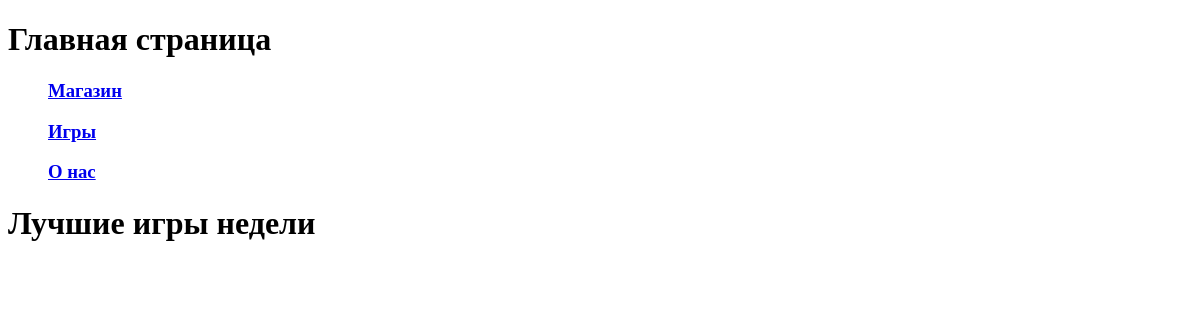
The page /games/ on the database as committed earlier.
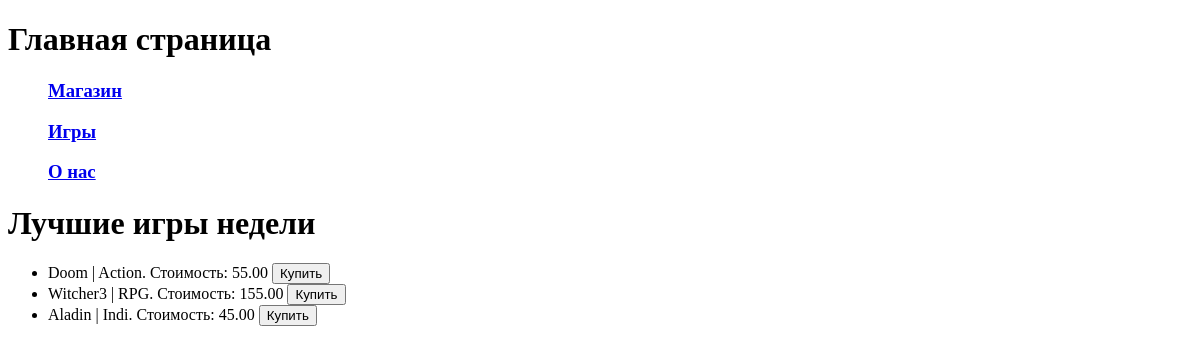
The same page on the database as committed later.
### task1/models.py (models this page shows)
class Game(models.Model):
    title = models.CharField(max_length=40)
    cost = models.DecimalField(max_digits=5, decimal_places=2)
    size = models.DecimalField(max_digits=5, decimal_places=2)
    description = models.TextField()
    age_limited = models.BooleanField(default=False)
    buyer = models.ManyToManyField(Buyer)

### task1/views.py (the view)
# urls.py: path('games/', games),
def games(request):
    games_ = Game.objects.all()
    context = {
        'games_': games_,
    }
    return render(request, 'games.html', context)

### templates/games.html
{% extends 'menu.html' %}
{% block pagename%}
    {{ block.super }}
{% endblock %}
{% block menu%}
    {{ block.super }}
{% endblock %}
{% block content%}
    <h1>Лучшие игры недели</h1>
    <ul>
        {% for i in games_ %}
            <li> {{i.title}} | {{i.description}}. Стоимость: {{i.cost}} <button>Купить</button></li>
        {%endfor%}
    </ul>
{% endblock %}

### templates/menu.html (shortened to what this page needs)
<!DOCTYPE html>
<html lang="en">
<head>
</head>
<body>
    <pagename>
        {% block pagename%}
            <h1>Главная страница</h1>
        {% endblock %}
    </pagename>
    <menu>
        {% block menu%}
            <h3><a href="http://127.0.0.1:8000/"> Магазин </a></h3>
            <h3><a href="http://127.0.0.1:8000/games/"> Игры </a></h3>
            <h3><a href="http://127.0.0.1:8000/about_us/"> О нас </a></h3>
        {% endblock %}
    </menu>
    <content>
        {% block content%}{% endblock %}
    </content>
</body>
</html>

Rows that differ between the two databases and show on the page:
added Game: title "Doom", description "Action", cost "55.00"
added Game: title "Witcher3", description "RPG", cost "155.00"
added Game: title "Aladin", description "Indi", cost "45.00"
